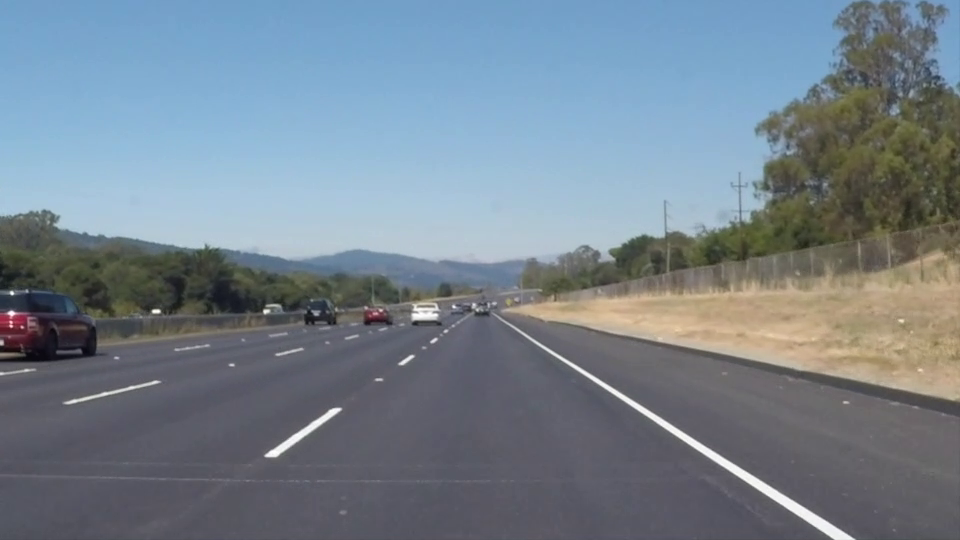
#> input picture frame 22 of test_videos/project_video01.mp4, 960 x 540 px, given in place of project_video03.mp4, which was not available
$ python tester.py   (older library calls are emulated)
#> lines starting #> are read from the running program, lines starting #| are printed output that depends on the picture; after the words box and inside, x2 and y2 are one past the last pixel; in counts of white or black regions, pixels touching at a corner belong together; pictures that were not available may be replaced by others from this repository, and a replacement may not be noted
#> in videoPlayer, frame is the input picture: shape (540, 960, 3); mean B, G, R 141.9, 130.7, 117.7
### src/methods.py
import cv2
import numpy as np
import glob

# [56 lines left out: functions CameraCalibration, ImageUndistort, not called in this run]


def RegionOfInterest(inputImg, roiVertices):
    # Define a blank matrix that matches the image height/width.
    mask = np.zeros_like(inputImg)    # Retrieve the number of color channels of the image.
    channelCount = inputImg.shape[2]    # Create a match color with the same color channel counts.
#> channelCount = 3
    matchMaskColor = (255,) * channelCount
#> matchMaskColor = (255, 255, 255)

    # Fill inside the polygon
    cv2.fillPoly(mask, np.int32(roiVertices), matchMaskColor)
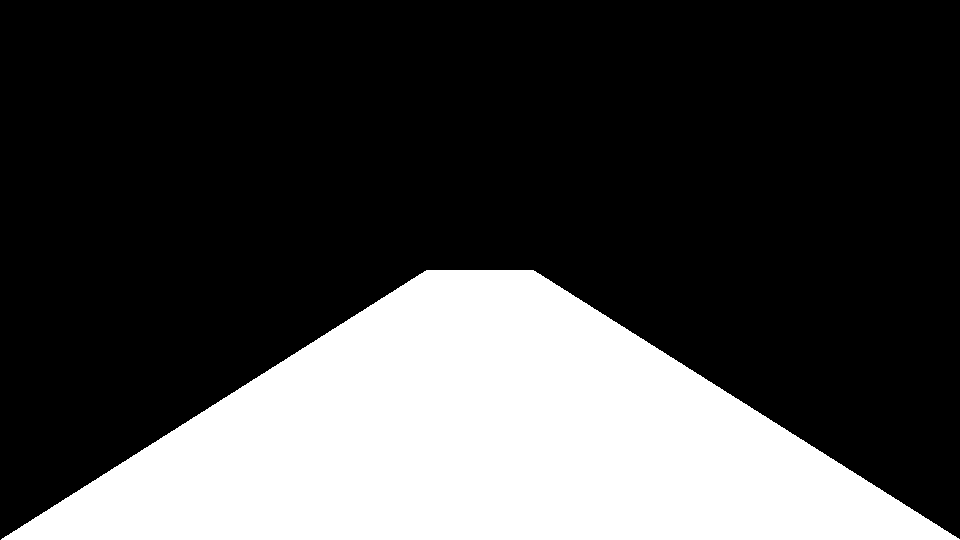
#> mask: shape (540, 960, 3); 27.8% white; 1 white region, box (x1, y1, x2, y2) and area: (1, 270, 960, 540) 144202

    # Returning the image only where mask pixels match
    maskedImage = cv2.bitwise_and(inputImg, mask)
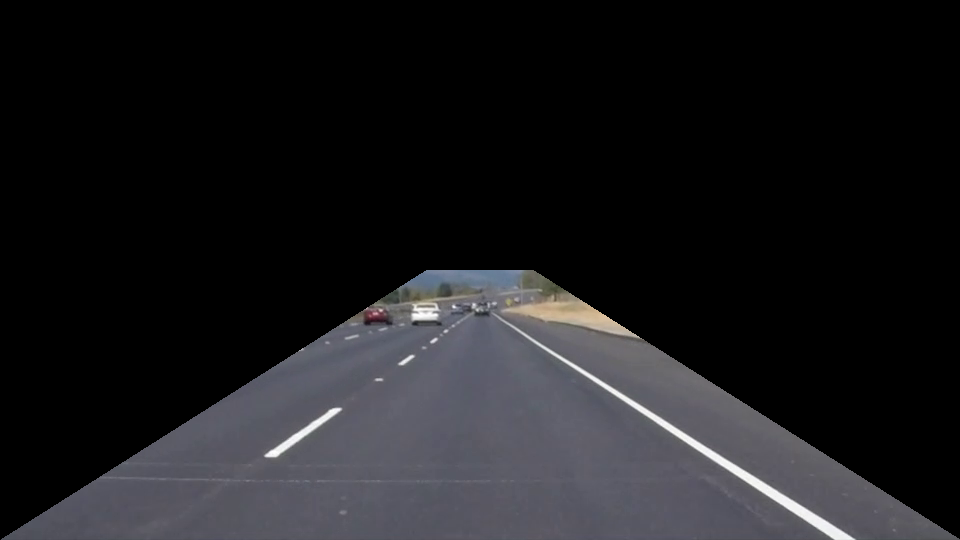
#> maskedImage: shape (540, 960, 3); mean B, G, R 29.7, 27.2, 27.3
    return maskedImage


# [65 lines left out: functions FilterByColor, Warper, GetCurve, PeakHistogram, not called in this run]

### src/tester.py

import cv2
import numpy as np

import methods

testImgPath = '../test_images/solidWhiteCurve.jpg'
testImgPath2 = '../test_images/challange00136.jpg'
testVideoPath = '../test_videos/project_video03.mp4'


def videoPlayer(VideoPath):
    video = cv2.VideoCapture(VideoPath)
    while(video.isOpened()):
        ret, frame = video.read()
        if ret == True:
            frame = detectLanes(frame)
            cv2.imshow('Frame', frame)

        # Press Q on keyboard to exit
            if cv2.waitKey(25) & 0xFF == ord('q'):
                break
        else:
            break

    video.release()
    cv2.destroyAllWindows()


def detectLanes(inputImg):
    roiVertices = np.array([ [4*inputImg.shape[1]/9, inputImg.shape[0]/2],
                    [0, inputImg.shape[0]],
                    [inputImg.shape[1], inputImg.shape[0]],
                    [5*inputImg.shape[1]/9, inputImg.shape[0]/2] ])

    roiImage = methods.RegionOfInterest(inputImg, [roiVertices])

#> (the run stopped early here; a loop or call above may not have finished)

$ run again, starting later in the video
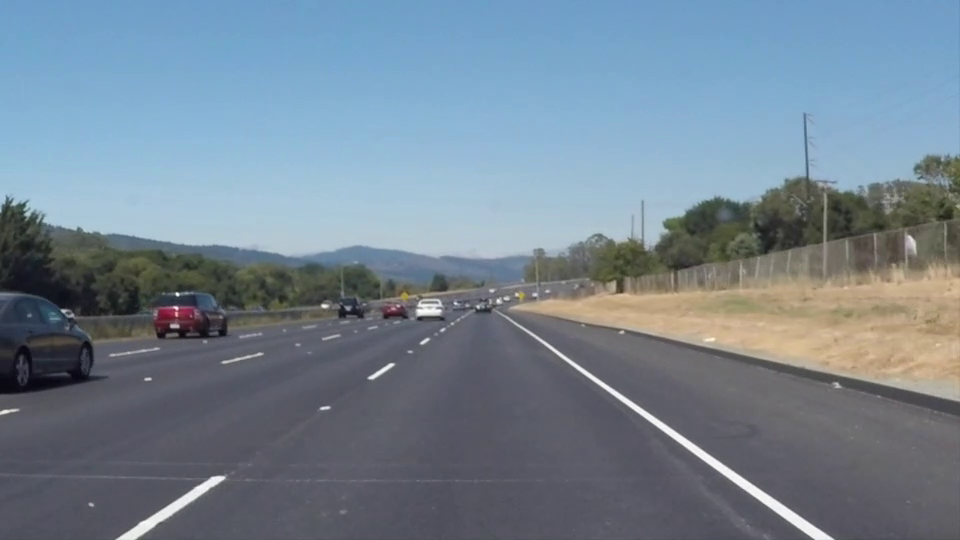
#> input picture frame 99 of test_videos/project_video01.mp4, 960 x 540 px, given in place of project_video03.mp4, which was not available
#> in videoPlayer, frame is the input picture: shape (540, 960, 3); mean B, G, R 146, 132.3, 116.7
#> mask: shape (540, 960, 3); 27.8% white; 1 white region, box (x1, y1, x2, y2) and area: (1, 270, 960, 540) 144202
#> in RegionOfInterest, `maskedImage = cv2.bitwise_and(inputImg, mask)`:
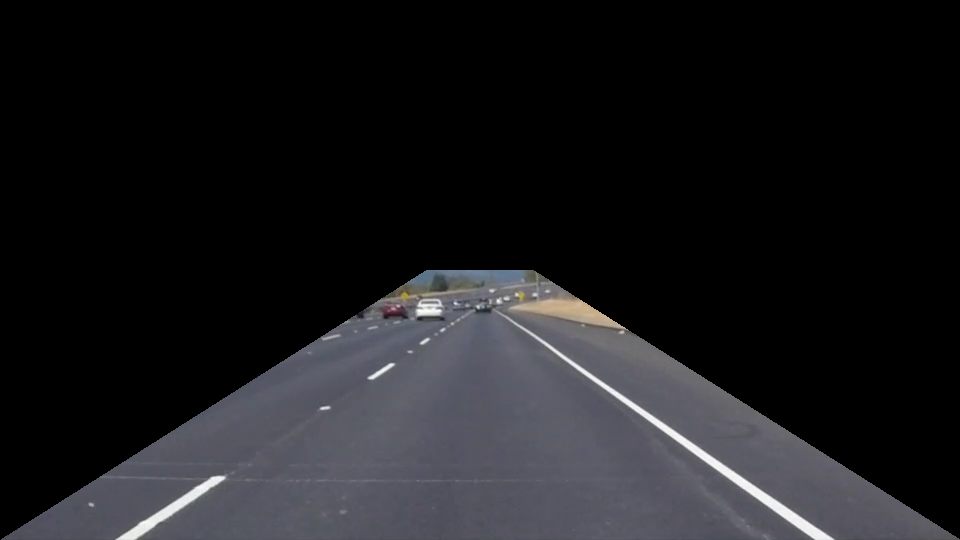
#> maskedImage: shape (540, 960, 3); mean B, G, R 29.6, 26.9, 26.9

$ run again, starting later in the video
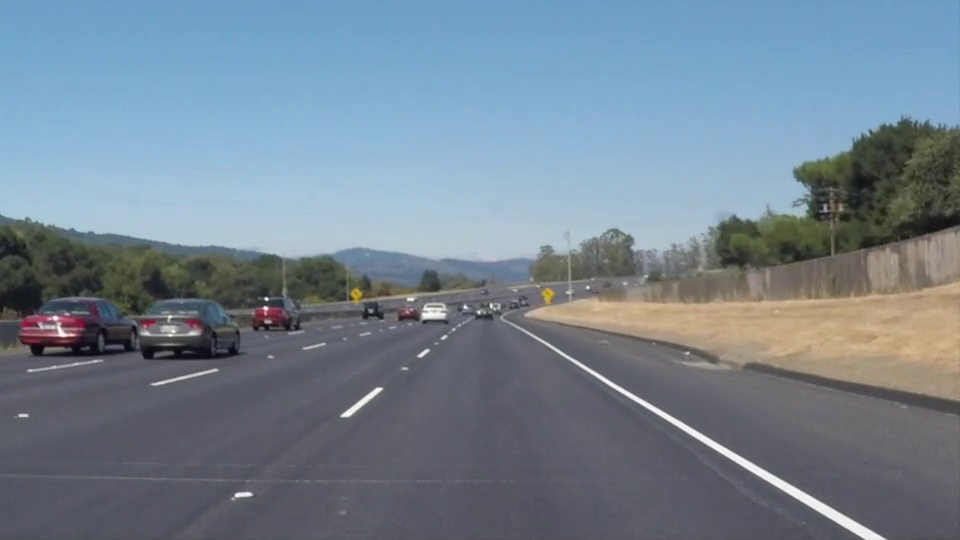
#> input picture frame 176 of test_videos/project_video01.mp4, 960 x 540 px, given in place of project_video03.mp4, which was not available
#> in videoPlayer, frame is the input picture: shape (540, 960, 3); mean B, G, R 145.2, 131.6, 116.5
#> mask: shape (540, 960, 3); 27.8% white; 1 white region, box (x1, y1, x2, y2) and area: (1, 270, 960, 540) 144202
#> in RegionOfInterest, `maskedImage = cv2.bitwise_and(inputImg, mask)`:
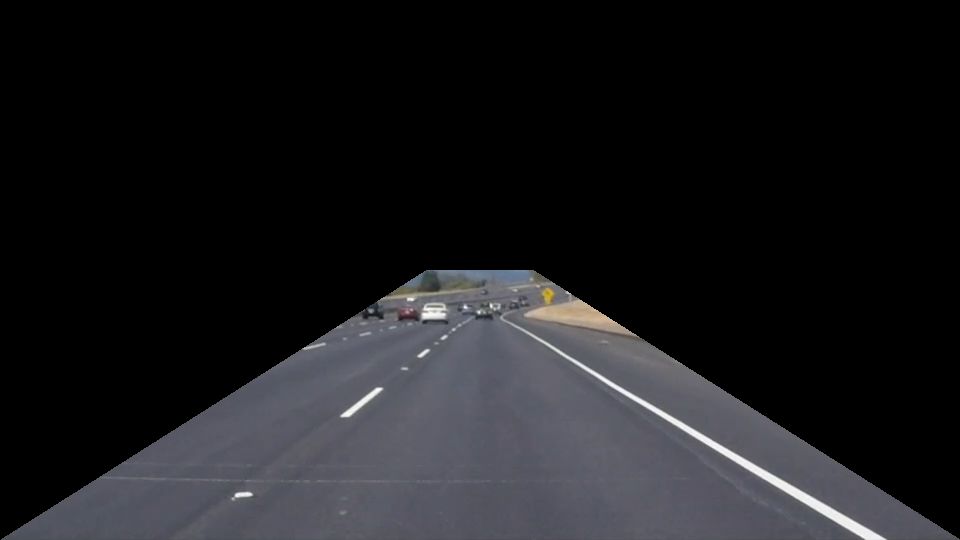
#> maskedImage: shape (540, 960, 3); mean B, G, R 29.5, 26.9, 26.8
